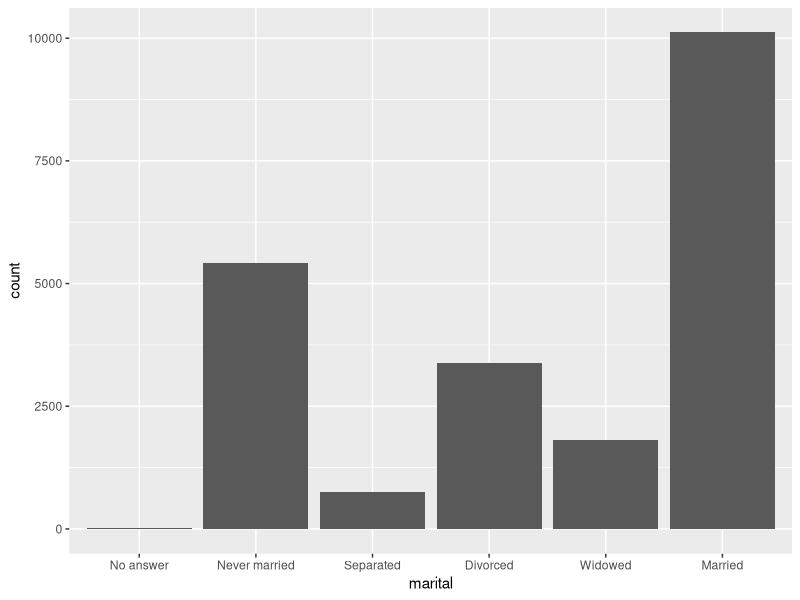
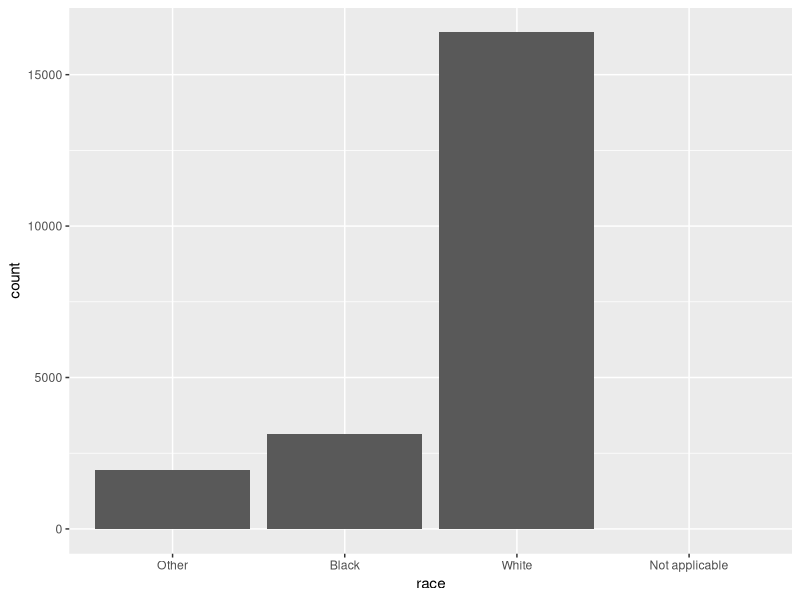
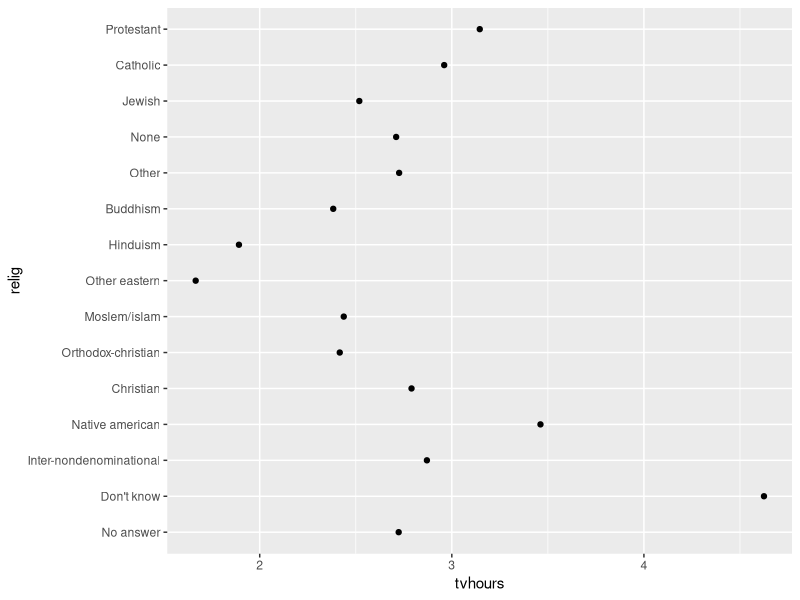
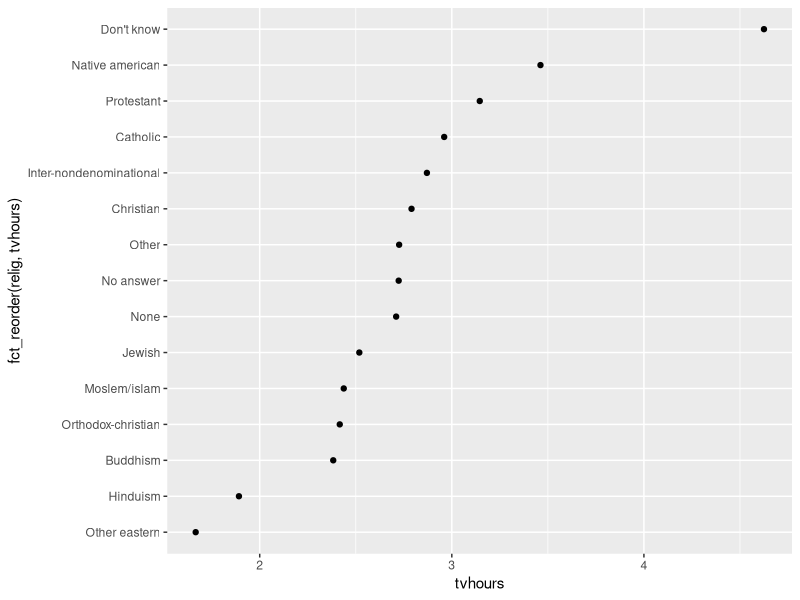
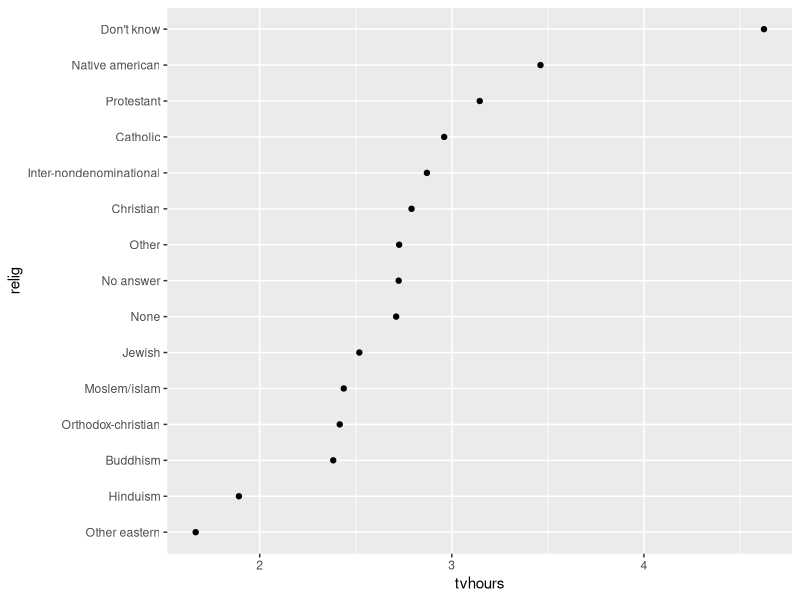
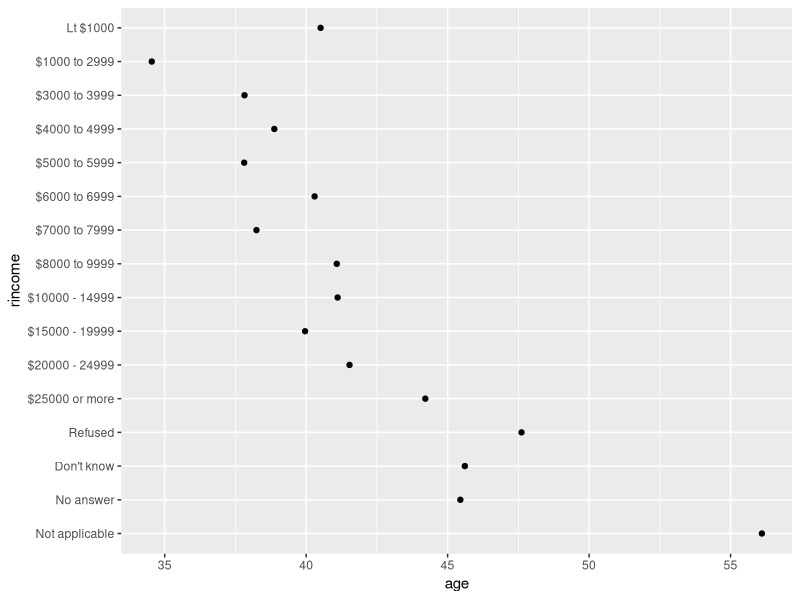
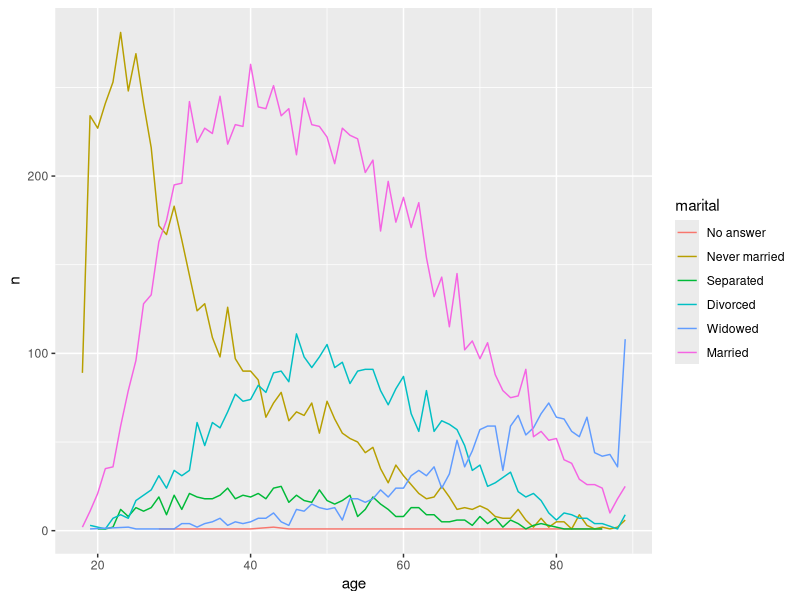
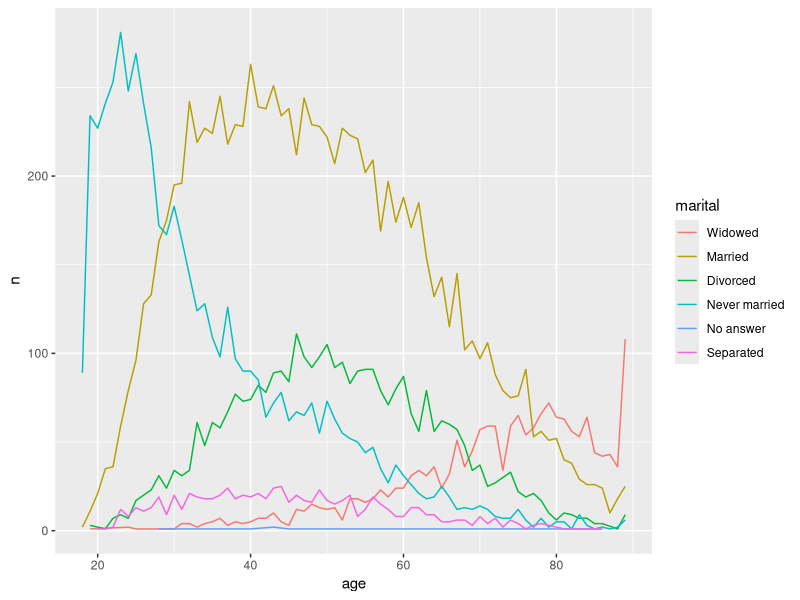

These figures' R source, in order:
library(tidyverse)
library(forcats)
day_levels<-c("Lun","Mar","Mie","Jue","Vie","Sab","Dom")
x1<-c("Vie","Lun","Mar","Dom")
sort(x1)
y1<-factor(x1,levels = day_levels)
sort(y1)
x2<-c("Vim","Lun","Mar")
y2<-factor(x2,levels = day_levels)
y2
y2<-parse_factor(x2,levels = day_levels)
factor(x1)
f1<-factor(x1,levels = unique(x1))
f1
f2<-x1%>%
  factor()%>%
  fct_inorder()
levels(f2)
gss_cat %>%count(marital)
gss_cat%>%ggplot(aes(marital))+
  geom_bar()+
  scale_x_discrete(drop=FALSE)

gss_cat%>%ggplot(aes(race))+
  geom_bar()+
  scale_x_discrete(drop=FALSE)
religion_summary<-gss_cat%>%
  group_by(relig)%>%
  summarise(
    age=mean(age,na.rm = TRUE),
    tvhours=mean(tvhours,na.rm = TRUE),
    n=n()
  )
religion_summary%>%View()
ggplot(religion_summary,aes(tvhours,relig))+
  geom_point()

ggplot(religion_summary,aes(tvhours,fct_reorder(relig,tvhours)))+
  geom_point()
religion_summary%>%
  mutate(relig=fct_reorder(relig,tvhours))%>%
  ggplot(aes(tvhours,relig))+
  geom_point()

gss_cat%>%
  group_by(rincome)%>%
  summarise(
    age=mean(age,na.rm = TRUE),
    tvhours=mean(tvhours,na.rm = TRUE),
    n=n()
  )%>%
  # mutate(rincome=fct_reorder(rincome,age))%>%
  mutate(rincome=fct_relevel(rincome,"Not applicable"))%>%
  
  ggplot(aes(age,rincome))+
  geom_point()
by_age<-gss_cat%>%
  filter(!is.na(age))%>%
  group_by(age,marital)%>%
  count()
view(by_age)
ggplot(by_age,aes(age,n,color=marital))+
  geom_line(na.rm = TRUE)
ggplot(by_age,aes(age,n,color=fct_reorder2(marital,age,n)))+
  geom_line(na.rm = TRUE)+
  labs(color="marital")
gss_cat%>%
  mutate(marital=marital%>%fct_infreq()%>%fct_rev())%>%
  ggplot(aes(marital))+
  geom_bar()
gss_cat%>%count(partyid)
gss_cat %>%
  mutate(partyid = fct_recode(partyid,
                              "Republican, strong"      = "Strong republican",
                              "Republican, weak"        = "Not str republican",
                              "Independent, near rep"   = "Ind,near rep",
                              "Independent, near dem"   = "Ind,near dem",
                              "Democrat, weak"          = "Not str democrat",
                              "Democrat, strong"        = "Strong democrat",
                              "Other"                   = "No answer",
                              "Other"                   = "Don't know",
                              "Other"                   = "Other party"
  )
  ) %>% count(partyid)
gss_cat %>%
  mutate(partyid = fct_collapse(partyid,
                                other = c("No answer", "Don't know", "Other party"),
                                rep   = c("Strong republican", "Not str republican"),
                                ind   = c("Ind,near rep", "Independent", "Ind,near dem"),
                                dem   = c("Not str democrat", "Strong democrat")
  )
  ) %>%
  count(partyid)
#
gss_cat %>%
  mutate(relig = fct_lump(relig, n = 5)) %>%
  count(relig, sort = TRUE) %>%
  print(n = 3)
